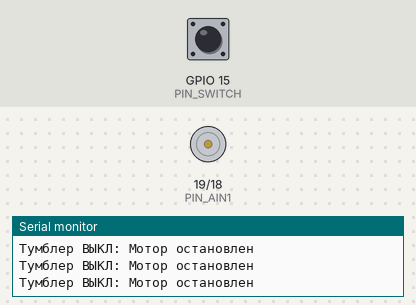
This program was run on a simulated ESP32. Shown: motor-driver pin pairs drawn as motors (green arrow = first pin HIGH = forward, orange = second pin HIGH = backward, longer = more drive, scaled by the enable pin), the last lines printed to the serial monitor. The inputs (shaded band) are chosen by the test bench; at power-on: GPIO 15 (PIN_SWITCH) HIGH.

Above: at 1.2 s.
1.3 s: GPIO 15 (PIN_SWITCH) pulled LOW for 0.15 s
At 1.4 s:
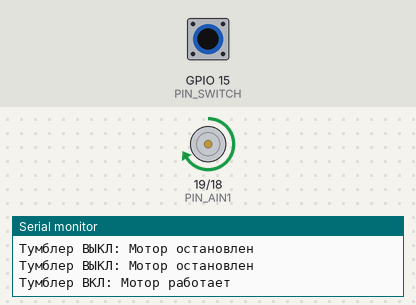
3.0 s: GPIO 15 (PIN_SWITCH) pulled LOW for 3.2 s
At 7.7 s:
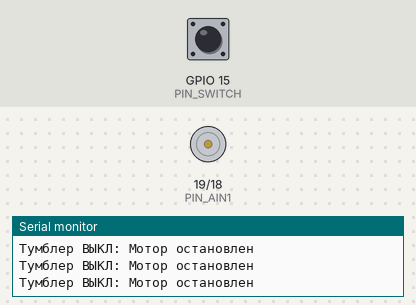
Timing chart, 0 to 9.2 s (numbered marks = the images above; inputs shaded):
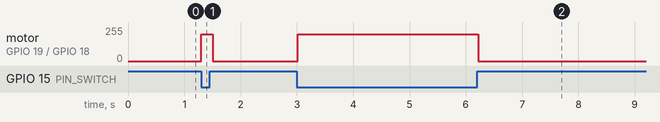

Measured:
- after the input at 1.3 s, motor on GPIO 19 (PIN_AIN1) / GPIO 18 (PIN_AIN2): stopped → forward 199/255 at once, → stopped 0.20 s later
- after the input at 3.0 s, motor on GPIO 19 (PIN_AIN1) / GPIO 18 (PIN_AIN2): stopped → forward 199/255 at once, → stopped 3.2 s later

The program:

main.cpp
```cpp
#include <Arduino.h>

#define PIN_AIN1 19
#define PIN_AIN2 18
#define PIN_PWMA 21
#define PIN_SWITCH 15

const int pwmFreq = 5000;
const int pwmChannel = 0;
const int pwmResolution = 8;

void setup() {
    Serial.begin(115200);
    pinMode(PIN_AIN1, OUTPUT);
    pinMode(PIN_AIN2, OUTPUT);

    // Включение встроенной подтяжки к питанию для тумблера
    pinMode(PIN_SWITCH, INPUT_PULLUP);

    ledcSetup(pwmChannel, pwmFreq, pwmResolution);
    ledcAttachPin(PIN_PWMA, pwmChannel);
}

void moveMotor(int speed) {
    if (speed > 0) {
        digitalWrite(PIN_AIN1, HIGH);
        digitalWrite(PIN_AIN2, LOW);
        ledcWrite(pwmChannel, speed);
    } else if (speed < 0) {
        digitalWrite(PIN_AIN1, LOW);
        digitalWrite(PIN_AIN2, HIGH);
        ledcWrite(pwmChannel, abs(speed));
    } else {
        digitalWrite(PIN_AIN1, LOW);
        digitalWrite(PIN_AIN2, LOW);
        ledcWrite(pwmChannel, 0);
    }
}

void loop() {
    // Проверка состояния тумблера
    if (digitalRead(PIN_SWITCH) == LOW) {
        // Если тумблер включен — запускается вращение мотора
        Serial.println("Тумблер ВКЛ: Мотор работает");
        moveMotor(200);
    } else {
        // Если тумблер выключен — полностью останавливается мотор
        Serial.println("Тумблер ВЫКЛ: Мотор остановлен");
        moveMotor(0);
    }
    delay(100);
}
```
